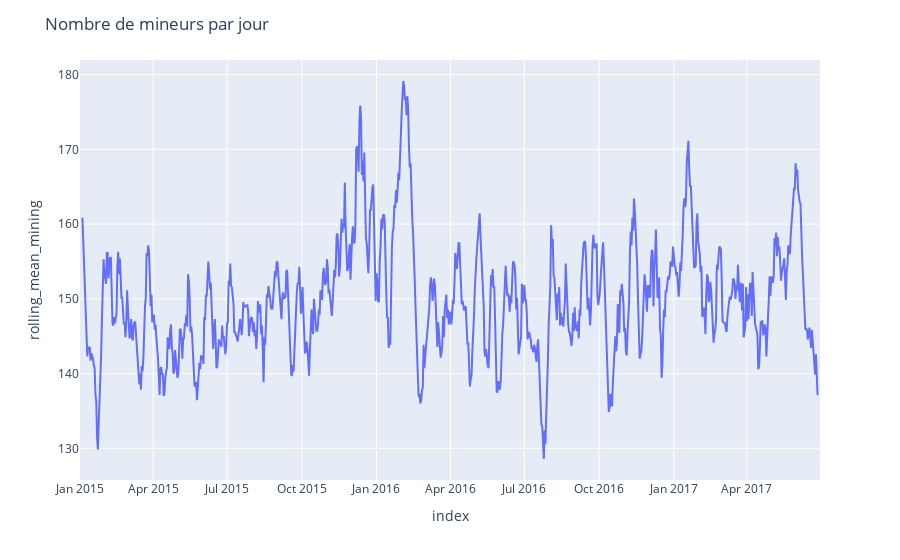

Notebook code cell kept with this figure:
### Code cell
fig1 = px.line(global_data, x=global_data.index, y="rolling_mean_mining")
fig1.update_layout(
    title="Nombre de mineurs par jour",
)

### Figure 1 — Plotly figure (JSON) as saved in the notebook; plotly's stock layout.template omitted (floating-point values rounded to 4 significant figures; data arrays with more than 128 entries replaced by an {"elided": "..."} marker saying what was removed)
{"data": [{"hovertemplate": "index=%{x}<br>rolling_mean_mining=%{y}<extra></extra>", "legendgroup": "", "line": {"color": "#636efa", "dash": "solid"}, "marker": {"symbol": "circle"}, "mode": "lines", "name": "", "orientation": "v", "showlegend": false, "type": "scatter", "x": {"elided": "912 str values"}, "xaxis": "x", "y": {"elided": "912 float values"}, "yaxis": "y"}], "layout": {"legend": {"tracegroupgap": 0}, "margin": {"t": 60}, "title": {"text": "Nombre de mineurs par jour"}, "xaxis": {"anchor": "y", "domain": [0, 1], "title": {"text": "index"}}, "yaxis": {"anchor": "x", "domain": [0, 1], "title": {"text": "rolling_mean_mining"}}}}
